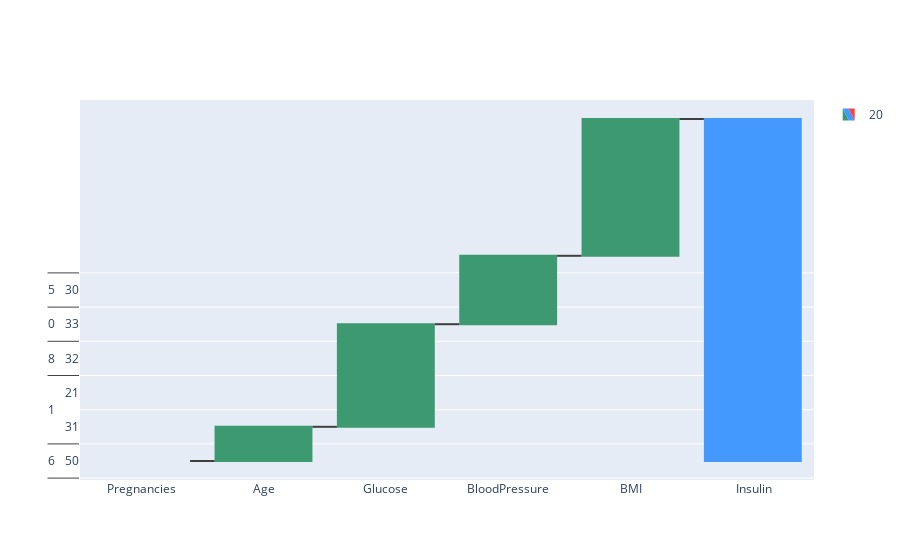

The notebook cell this image was saved under:
### Code cell
fig = go.Figure(go.Waterfall(
    name = "20", orientation = "v",
    measure = ["total", "relative", "relative", "relative", "relative", "total"],
    x = ["Pregnancies", "Age", "Glucose", "BloodPressure", "BMI", " Insulin"],
    #textposition = "outside",
    y = [data['Pregnancies'], data['Age'], data['Glucose'], data['BloodPressure'], data['BMI'], data['Insulin']],
    connector = {"line":{"color":"rgb(63, 63, 63)"}},
))

fig.update_layout(
       # title = "Profit and loss statement 2018",
        showlegend = True
)

fig.show()

### Figure 1 — Plotly figure (JSON) as saved in the notebook; plotly's stock layout.template omitted (floating-point values rounded to 4 significant figures; data arrays with more than 128 entries replaced by an {"elided": "..."} marker saying what was removed)
{"data": [{"connector": {"line": {"color": "rgb(63, 63, 63)"}}, "measure": ["total", "relative", "relative", "relative", "relative", "total"], "name": "20", "orientation": "v", "type": "waterfall", "x": ["Pregnancies", "Age", "Glucose", "BloodPressure", "BMI", " Insulin"], "y": {"elided": "6x768 float values"}}], "layout": {"showlegend": true}}
